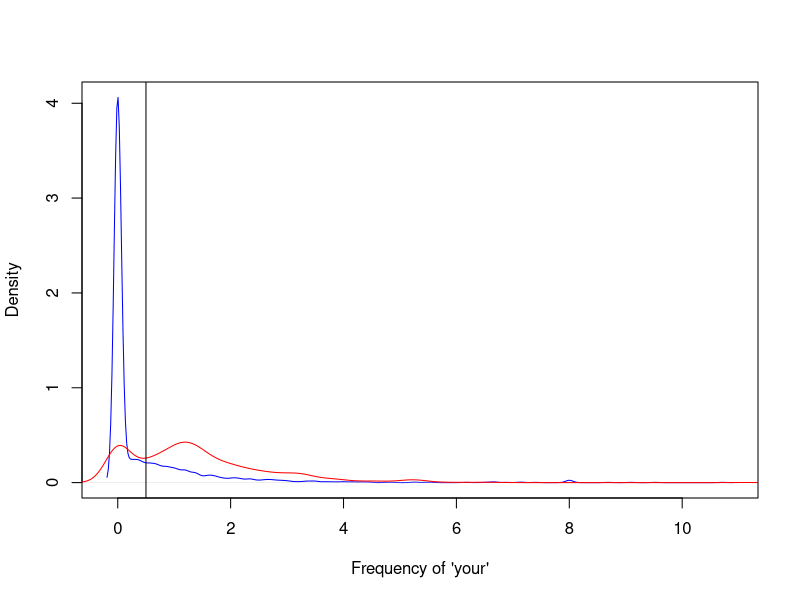
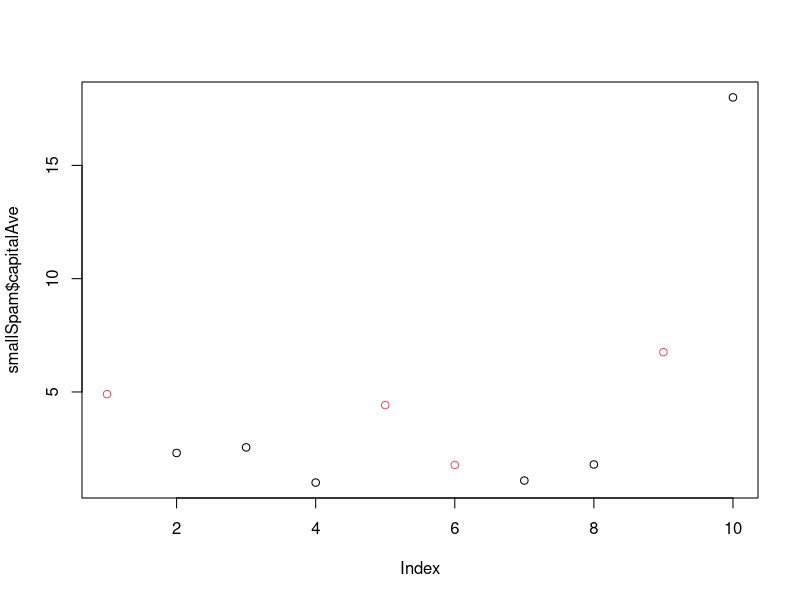

Write the R code that produced these figures, in order.
#### Machine Learning Week 1


## Machine learning process
## question >> input data >> features >> algorithm >> parameters >> evaluation


## Spam example

library(kernlab)
data("spam")

plot(density(spam$your[spam$type=="nonspam"]),
     col="blue",main="",xlab="Frequency of 'your'")
lines(density(spam$your[spam$type=="spam"]),col="red")
abline(v=0.5,col="black")


prediction <- ifelse(spam$your > 0.5,"spam","nonspam")
table(prediction,spam$type)/length(spam$type)


### In sample vs. out of sample errors (overfitting)

library(kernlab); data(spam); set.seed(333)
smallSpam <- spam[sample(dim(spam)[1],size=10),]
spamLabel <- (smallSpam$type=="spam")*1 + 1
plot(smallSpam$capitalAve,col=spamLabel)


# perfect / overfitted rule
rule1 <- function(x){
  prediction <- rep(NA,length(x))
  prediction[x > 2.7] <- "spam"
  prediction[x < 2.40] <- "nonspam"
  prediction[(x >= 2.40 & x <= 2.45)] <- "spam"
  prediction[(x > 2.45 & x <= 2.70)] <- "nonspam"
  return(prediction)
}
table(rule1(smallSpam$capitalAve),smallSpam$type)

# generalized rule
rule2 <- function(x){
  prediction <- rep(NA,length(x))
  prediction[x > 2.8] <- "spam"
  prediction[x <= 2.8] <- "nonspam"
  return(prediction)
}
table(rule2(smallSpam$capitalAve),smallSpam$type)


# against test data
table(rule1(spam$capitalAve),spam$type)
sum(rule1(spam$capitalAve)==spam$type)


table(rule2(spam$capitalAve),spam$type)
sum(rule2(spam$capitalAve)==spam$type)


# Data have two parts:
# - Signal
# - Noise


# Ways to cross validate
# Random subsampling 
  # (must be done without replacement)
# K-fold
  # --> larger k = less bias, more variance
  # --> smaller k = more bias, less variance
# Leave one out
